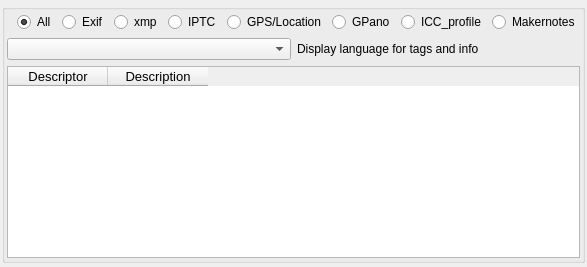
         <widget class="QWidget" name="generaltab">
          <property name="sizePolicy">
           <sizepolicy hsizetype="Expanding" vsizetype="Expanding">
            <horstretch>2</horstretch>
            <verstretch>2</verstretch>
           </sizepolicy>
          </property>
          <attribute name="title">
           <string>View Data</string>
          </attribute>
          <layout class="QGridLayout" name="gridLayout_19">
           <property name="leftMargin">
            <number>2</number>
           </property>
           <property name="topMargin">
            <number>4</number>
           </property>
           <property name="rightMargin">
            <number>2</number>
           </property>
           <property name="bottomMargin">
            <number>4</number>
           </property>
           <item row="0" column="0">
            <widget class="QGroupBox" name="groupBox_3">
             <property name="sizePolicy">
              <sizepolicy hsizetype="Expanding" vsizetype="Expanding">
               <horstretch>2</horstretch>
               <verstretch>2</verstretch>
              </sizepolicy>
             </property>
             <property name="title">
              <string/>
             </property>
             <layout class="QGridLayout" name="gridLayout_23">
              <property name="margin">
               <number>2</number>
              </property>
              <item row="0" column="0" colspan="2">
               <layout class="QHBoxLayout" name="horizontalLayout_2">
                <property name="sizeConstraint">
                 <enum>QLayout::SetDefaultConstraint</enum>
                </property>
                <property name="leftMargin">
                 <number>10</number>
                </property>
                <item>
                 <widget class="QRadioButton" name="radioButton_all">
                  <property name="text">
                   <string>All</string>
                  </property>
                  <property name="checked">
                   <bool>true</bool>
                  </property>
                 </widget>
                </item>
                <item>
                 <widget class="QRadioButton" name="radioButton_exif">
                  <property name="toolTip">
                   <string>Select to display all available Exif info</string>
                  </property>
                  <property name="text">
                   <string>Exif</string>
                  </property>
                 </widget>
                </item>
                <item>
                 <widget class="QRadioButton" name="radioButton_xmp">
                  <property name="toolTip">
                   <string>Select to display all available xmp info</string>
                  </property>
                  <property name="text">
                   <string>xmp</string>
                  </property>
                 </widget>
                </item>
                <item>
                 <widget class="QRadioButton" name="radioButton_iptc">
                  <property name="toolTip">
                   <string>Select to display all available Select to display all available Exif info info</string>
                  </property>
                  <property name="text">
                   <string>IPTC</string>
                  </property>
                 </widget>
                </item>
                <item>
                 <widget class="QRadioButton" name="radioButton_gps">
                  <property name="toolTip">
                   <string>Select to display all available gps and location info from either or both exif, xmp and IPTC</string>
                  </property>
                  <property name="text">
                   <string>GPS/Location</string>
                  </property>
                 </widget>
                </item>
                <item>
                 <widget class="QRadioButton" name="radioButton_gpano">
                  <property name="toolTip">
                   <string>Select to display all available Google PhotoSphere info</string>
                  </property>
                  <property name="text">
                   <string>GPano</string>
                  </property>
                 </widget>
                </item>
                <item>
                 <widget class="QRadioButton" name="radioButton_iccprofile">
                  <property name="text">
                   <string>ICC_profile</string>
                  </property>
                 </widget>
                </item>
                <item>
                 <widget class="QRadioButton" name="radioButton_makernotes">
                  <property name="toolTip">
                   <string>Select to display all available Maker notes info</string>
                  </property>
                  <property name="text">
                   <string>Makernotes</string>
                  </property>
                 </widget>
                </item>
               </layout>
              </item>
              <item row="1" column="0">
               <widget class="QComboBox" name="comboBox_languages">
                <property name="toolTip">
                 <string>Select an ExifTool supported display language</string>
                </property>
                <property name="statusTip">
                 <string>Select an ExifTool supported display language</string>
                </property>
                <item>
                 <property name="text">
                  <string/>
                 </property>
                </item>
               </widget>
              </item>
              <item row="1" column="1">
               <widget class="QLabel" name="label_longlanguage">
                <property name="text">
                 <string>Display language for tags and info</string>
                </property>
               </widget>
              </item>
              <item row="2" column="0" colspan="2">
               <widget class="QTableWidget" name="exiftableWidget">
                <property name="sizePolicy">
                 <sizepolicy hsizetype="Expanding" vsizetype="Expanding">
                  <horstretch>2</horstretch>
                  <verstretch>2</verstretch>
                 </sizepolicy>
                </property>
                <property name="font">
                 <font>
                  <pointsize>10</pointsize>
                  <weight>50</weight>
                  <italic>false</italic>
                  <bold>false</bold>
                 </font>
                </property>
                <column>
                 <property name="text">
                  <string>Descriptor</string>
                 </property>
                </column>
                <column>
                 <property name="text">
                  <string>Description</string>
                 </property>
                </column>
               </widget>
              </item>
             </layout>
            </widget>
           </item>
          </layout>
         </widget>
